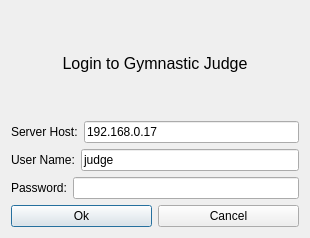
<?xml version="1.0" encoding="UTF-8"?>
<ui version="4.0">
 <class>LoginDialog</class>
 <widget class="QDialog" name="LoginDialog">
  <property name="geometry">
   <rect>
    <x>0</x>
    <y>0</y>
    <width>310</width>
    <height>238</height>
   </rect>
  </property>
  <property name="windowTitle">
   <string>Dialog</string>
  </property>
  <layout class="QVBoxLayout" name="verticalLayout">
   <item>
    <widget class="QLabel" name="login_text_label">
     <property name="sizePolicy">
      <sizepolicy hsizetype="Expanding" vsizetype="Expanding">
       <horstretch>0</horstretch>
       <verstretch>0</verstretch>
      </sizepolicy>
     </property>
     <property name="font">
      <font>
       <pointsize>12</pointsize>
      </font>
     </property>
     <property name="text">
      <string>Login to Gymnastic Judge</string>
     </property>
     <property name="alignment">
      <set>Qt::AlignCenter</set>
     </property>
    </widget>
   </item>
   <item>
    <layout class="QHBoxLayout" name="horizontalLayout_4">
     <item>
      <widget class="QLabel" name="label_3">
       <property name="text">
        <string>Server Host:</string>
       </property>
      </widget>
     </item>
     <item>
      <widget class="QLineEdit" name="host_line_edit">
       <property name="text">
        <string>192.168.0.17</string>
       </property>
      </widget>
     </item>
    </layout>
   </item>
   <item>
    <layout class="QHBoxLayout" name="horizontalLayout">
     <property name="sizeConstraint">
      <enum>QLayout::SetFixedSize</enum>
     </property>
     <item>
      <widget class="QLabel" name="label">
       <property name="sizePolicy">
        <sizepolicy hsizetype="Preferred" vsizetype="Fixed">
         <horstretch>0</horstretch>
         <verstretch>0</verstretch>
        </sizepolicy>
       </property>
       <property name="text">
        <string>User Name:</string>
       </property>
      </widget>
     </item>
     <item>
      <widget class="QLineEdit" name="user_name_line_edit">
       <property name="text">
        <string>judge</string>
       </property>
      </widget>
     </item>
    </layout>
   </item>
   <item>
    <layout class="QHBoxLayout" name="horizontalLayout_2">
     <property name="sizeConstraint">
      <enum>QLayout::SetFixedSize</enum>
     </property>
     <item>
      <widget class="QLabel" name="label_2">
       <property name="text">
        <string>Password:</string>
       </property>
      </widget>
     </item>
     <item>
      <widget class="QLineEdit" name="password_line_edit">
       <property name="echoMode">
        <enum>QLineEdit::Password</enum>
       </property>
      </widget>
     </item>
    </layout>
   </item>
   <item>
    <layout class="QHBoxLayout" name="horizontalLayout_3">
     <item>
      <widget class="QPushButton" name="ok_button">
       <property name="text">
        <string>Ok</string>
       </property>
      </widget>
     </item>
     <item>
      <widget class="QPushButton" name="cancel_button">
       <property name="text">
        <string>Cancel</string>
       </property>
      </widget>
     </item>
    </layout>
   </item>
  </layout>
 </widget>
 <resources/>
 <connections/>
</ui>
